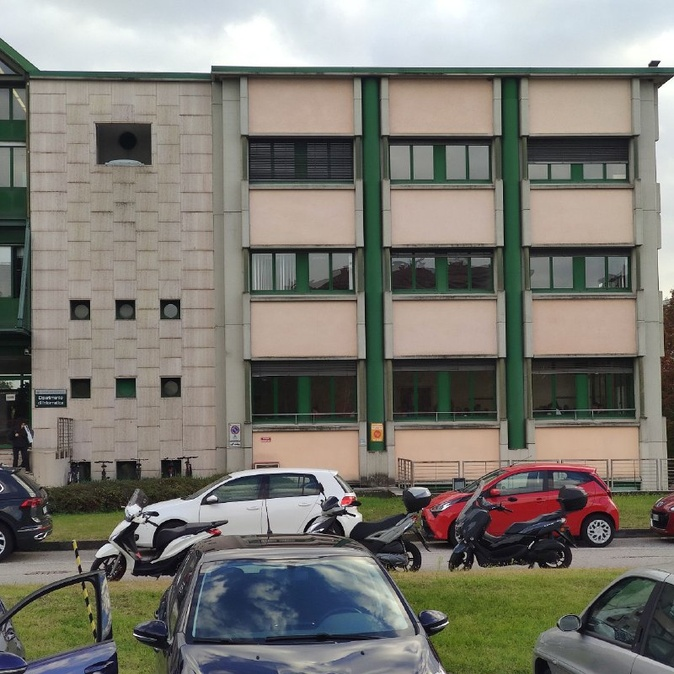
#> input picture images/cavignal/source_images/1.jpg, 674 x 674 px, shrunk from 800 x 800 before the run, found by its file name
$ jupyter execute main-test.ipynb
#> lines starting #> are read from the running program, lines starting #| are printed output that depends on the picture
[cell 1]
from __future__ import print_function
import cv2 as cv
import numpy as np
import argparse
import os
import matplotlib.pyplot as plt

# [7 lines of commented-out code are left out]

relativePathFolder = 'images/big_house/source_images/'
outputSavePath = 'images/big_house/'
img1 = cv.imread(os.path.join(relativePathFolder, '1.jpg'))
#> img1 is the input picture: shape (674, 674, 3); mean B, G, R 114.3, 122.2, 124.3
img2 = cv.imread(os.path.join(relativePathFolder, '2.jpg'))
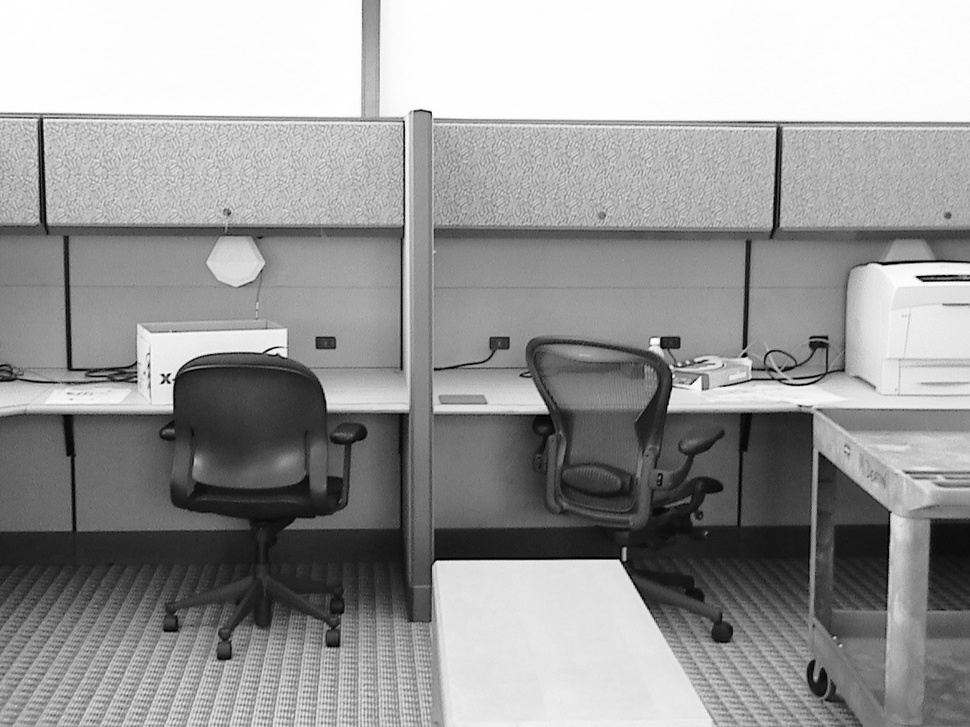
#> input picture images/office/source_images/2.jpg, 970 x 727 px, shrunk from 1152 x 864 before the run, found by its file name
#> img2 is the input picture: shape (727, 970, 3); min 0, max 255, mean 153.2

if img1 is None or img2 is None:
    print('Could not open or find the images!')
    exit(0)
#-- Step 1: Detect the keypoints using SURF Detector, compute the descriptors

detector = cv.SIFT_create()

# minHessian = 400
# detector = cv.xfeatures2d_SURF.create(hessianThreshold=minHessian)
keypoints1, descriptors1 = detector.detectAndCompute(img1, None)
#> keypoints1 = 1740 keypoints; strongest (x, y, size): (155, 514, 3.9), (27, 381, 1.9), (658, 62, 2.1), (654, 63, 5)
keypoints2, descriptors2 = detector.detectAndCompute(img2, None)
#> keypoints2 = 2720 keypoints; strongest (x, y, size): (169, 375, 2), (163, 375, 1.9), (162, 382, 2), (918, 277, 2.7)
#-- Step 2: Matching descriptor vectors with a FLANN based matcher
# Since SURF is a floating-point descriptor NORM_L2 is used
matcher = cv.DescriptorMatcher_create(cv.DescriptorMatcher_FLANNBASED)
knn_matches = matcher.knnMatch(descriptors1, descriptors2, 2)
#> knn_matches = 1740 matches
#-- Filter matches using the Lowe's ratio test
ratio_thresh = 0.7
good_matches = []
for m,n in knn_matches:
    if m.distance < ratio_thresh * n.distance:
        good_matches.append(m)
#> after the loop, good_matches = 36 matches
#-- Draw matches
img_matches = np.empty((max(img1.shape[0], img2.shape[0]), img1.shape[1]+img2.shape[1], 3), dtype=np.uint8)
cv.drawMatches(img1, keypoints1, img2, keypoints2, good_matches[10:20], img_matches, flags=cv.DrawMatchesFlags_NOT_DRAW_SINGLE_POINTS)
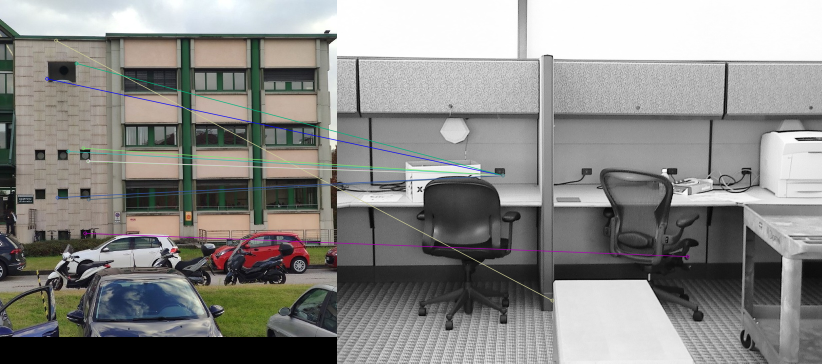
#> img_matches: shape (727, 1644, 3) (shown at 1/2 size); mean B, G, R 134.3, 136.9, 137.4
#-- Show detected matches

plt.imshow(img_matches[:,:,::-1])
plt.title('Good Matches')
plt.show()
cv.imwrite(f"{outputSavePath}matches.jpg", img_matches)
#> Out = True

# cv.imshow('Good Matches', img_matches)
# cv.waitKey()
